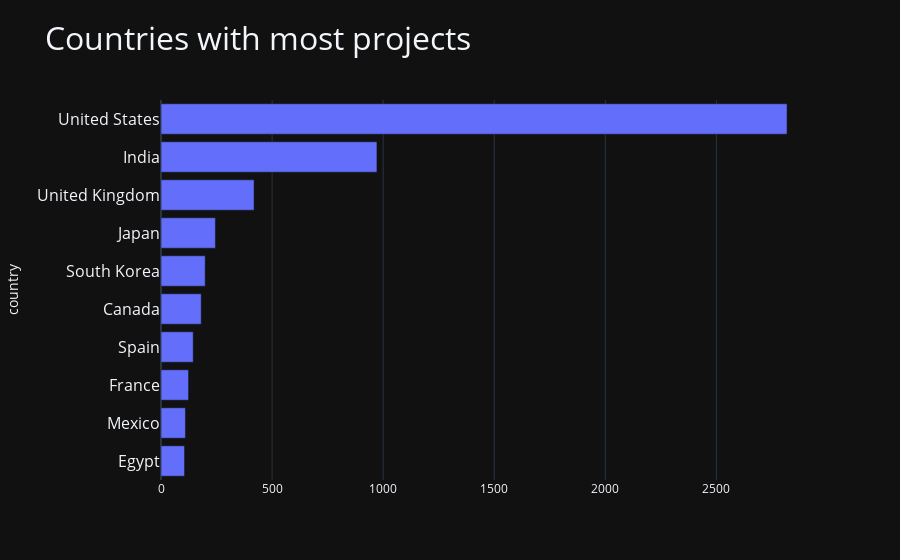

Source (notebook cell):
### Markdown cell above
Netflix пополняет ростер своих проектов во многом благодаря независимым, непопулярным режиссерам, которые преобладают в топ-10 над большими именами (Мартин Скорсезе и Стивен Спилберг)

### Code cell
import plotly.express as px
import pandas as pd

# Группируем данные
df1 = df.groupby('country')['title'].count().sort_values(ascending=False)[:10]

# Создаем график
fig = px.bar(df1, 
             x=df1.values, 
             y=df1.index, 
             orientation='h', 
             template='plotly_dark',  
             labels={'x': '', 'y': ''},  
             title='Countries with most projects'  # Заголовок графика
            )

fig.update_layout(yaxis_autorange='reversed',
                 titlefont={'size': 32})

fig.update_yaxes(tickfont=dict(size=16))

fig.show()

### Figure 1 — Plotly figure (JSON) as saved in the notebook; plotly's stock layout.template omitted (floating-point values rounded to 4 significant figures)
{"data": [{"alignmentgroup": "True", "hovertemplate": "=%{x}<br>country=%{y}<extra></extra>", "legendgroup": "", "marker": {"color": "#636efa", "pattern": {"shape": ""}}, "name": "", "offsetgroup": "", "orientation": "h", "showlegend": false, "textposition": "auto", "type": "bar", "x": [2818, 972, 419, 245, 199, 181, 145, 124, 110, 106], "xaxis": "x", "y": ["United States", "India", "United Kingdom", "Japan", "South Korea", "Canada", "Spain", "France", "Mexico", "Egypt"], "yaxis": "y"}], "layout": {"barmode": "relative", "legend": {"tracegroupgap": 0}, "title": {"font": {"size": 32}, "text": "Countries with most projects"}, "xaxis": {"anchor": "y", "domain": [0, 1], "title": {"text": ""}}, "yaxis": {"anchor": "x", "autorange": "reversed", "domain": [0, 1], "tickfont": {"size": 16}, "title": {"text": "country"}}}}
